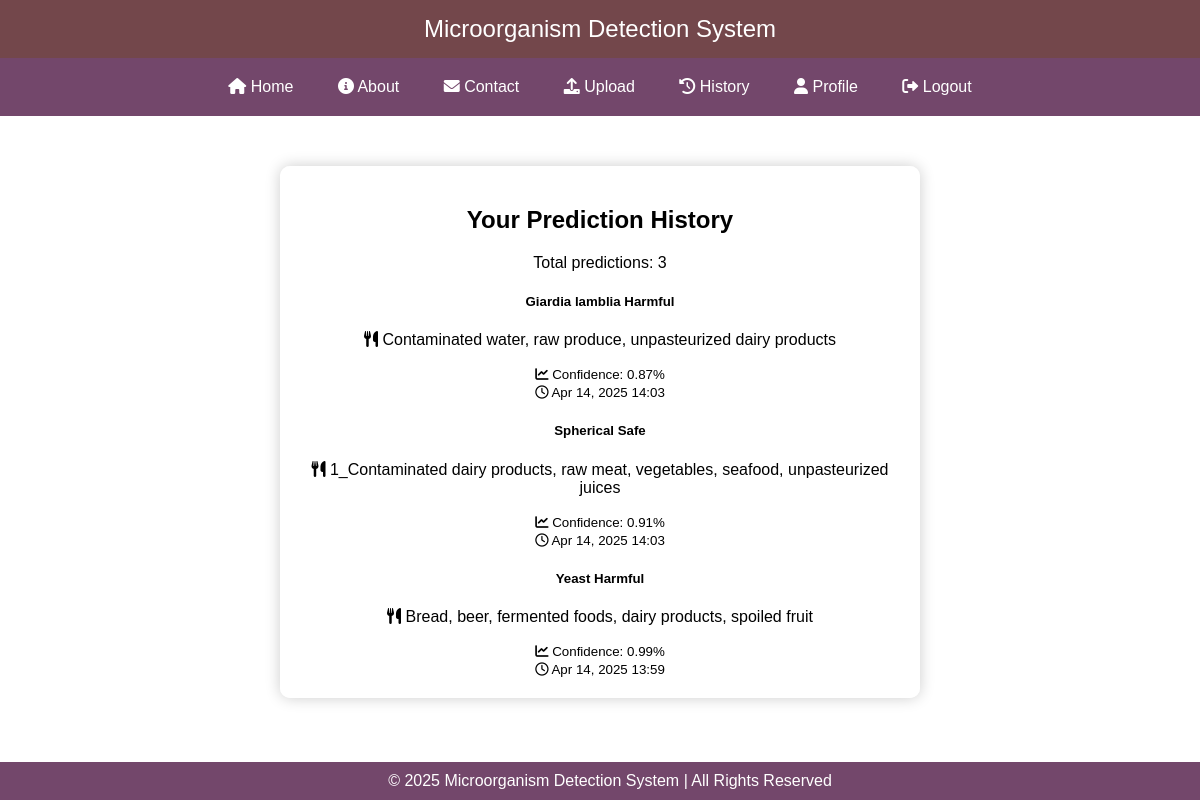
/users/predictions/ (signed in), run on the app's committed database.
### predictions/models.py (models this page shows, shortened)
class Prediction(models.Model):
    user = models.ForeignKey(
        settings.AUTH_USER_MODEL,
        on_delete=models.CASCADE,
        related_name = 'predictions'
    )
    image = models.ImageField(upload_to='predictions/%Y/%m/%d/')
    microorganism = models.CharField(max_length=100)
    harmful = models.BooleanField()
    food_source = models.CharField(max_length=200)
    confidence = models.FloatField(
        validators=[MinValueValidator(0), MaxValueValidator(1)]
    )
    model_version = models.CharField(max_length=50, null=True, blank=True)
    date_created = models.DateTimeField(auto_now_add=True)
    verified_by = models.ForeignKey(
        settings.AUTH_USER_MODEL,
        on_delete=models.SET_NULL,
        null=True,
        blank=True,
        related_name='verified_predictions'
    )
    verification_date = models.DateTimeField(null=True, blank=True)
    verification_notes = models.TextField(blank=True)
    model_version = models.CharField(max_length=50, null=True, blank=True)
    class Meta:
        ordering = ['-date_created']
        indexes = [
            models.Index(fields=['user', 'date_created']),
            models.Index(fields=['microorganism']),
            models.Index(fields=['harmful']),
            models.Index(fields=['confidence']),
            models.Index(fields=['food_source']),
        ]
    def get_status_display(self):
        return "Harmful" if self.harmful else "Safe"

### users/views.py (the view)
# urls.py: path('predictions/', views.user_predictions, name='user_predictions')
@login_required
@login_required
def user_predictions(request):
    predictions = Prediction.objects.filter(user=request.user).select_related('user').order_by('-date_created')
    print(f"Found {predictions.count()} predictions for user {request.user.username}")
    paginator = Paginator(predictions, 10)
    page_number = request.GET.get('page')
    page_obj = paginator.get_page(page_number)
    context = {
        'page_obj': page_obj,
        'prediction_count': predictions.count(),
        'recent_predictions': predictions[:5]  # Add recent predictions for dashboard
    }
    return render(request, 'users/user_predictions.html', context)

### core1/context_processors.py (called while the page is built)
def site_settings(request):
    return {
        'SITE_NAME': 'Food Safety Analyzer',
        'DEBUG': settings.DEBUG,
    }

### predictions/views.py (called while the page is built)
def cleanup_classifier():
    global _classifier_instance
    _classifier_instance = None

@receiver(request_finished)
def clean_up(sender, **kwargs):
    cleanup_classifier()

### templates/users/user_predictions.html (shortened to what this page needs)
{% extends 'base.html' %}
{% block content %}
<div class="container mt-4">
    <h2>Your Prediction History</h2>
    <p class="text-muted">Total predictions: {{ prediction_count }}</p>
    <div class="list-group mt-3">
        {% for prediction in page_obj %}
        <div class="list-group-item list-group-item-action">
            <div class="d-flex justify-content-between align-items-start">
                <div class="me-3">
                    <h5 class="mb-1">
                        {{ prediction.microorganism }}
                        <span class="badge {% if prediction.harmful %}bg-danger{% else %}bg-success{% endif %} ms-2">
                            {{ prediction.get_status_display }}
                        </span>
                    </h5>
                    <p class="mb-1">
                        <i class="fas fa-utensils me-1"></i>
                        {{ prediction.food_source|default:"Unknown food source" }}
                    </p>
                    <small class="text-muted">
                        <i class="fas fa-chart-line me-1"></i>
                        Confidence: {{ prediction.confidence|floatformat:2 }}%
                    </small>
                </div>
                <div class="text-end">
                    <small class="text-muted d-block">
                        <i class="far fa-clock me-1"></i>
                        {{ prediction.date_created|date:"M d, Y H:i" }}
                    </small>
                </div>
            </div>
        </div>
        {% endfor %}
    </div>
</div>
{% endblock %}

### data on the page
Prediction: microorganism "Giardia lamblia", status "Harmful", food_source "Contaminated water, raw produce, unpasteurized dairy products", confidence "0.87", date_created "Apr 14, 2025 14:03"
Prediction: microorganism "Spherical", status "Safe", food_source "1_Contaminated dairy products, raw meat, vegetables, seafood, unpasteurized juices", confidence "0.91", date_created "Apr 14, 2025 14:03"
Prediction: microorganism "Yeast", status "Harmful", food_source "Bread, beer, fermented foods, dairy products, spoiled fruit", confidence "0.99", date_created "Apr 14, 2025 13:59"

### other printed values
{{ prediction_count }} "3"
